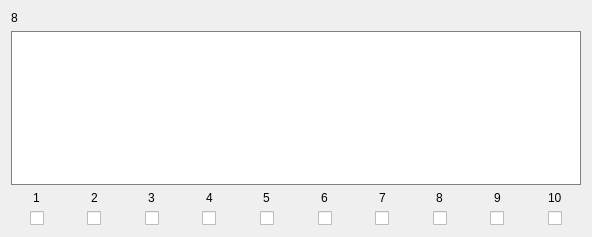
            <widget class="QWidget" name="scrollAreaWidgetContents_151">
             <property name="geometry">
              <rect>
               <x>0</x>
               <y>0</y>
               <width>592</width>
               <height>237</height>
              </rect>
             </property>
             <layout class="QVBoxLayout" name="verticalLayout_100">
              <item>
               <widget class="QLabel" name="Name_8">
                <property name="text">
                 <string>8</string>
                </property>
               </widget>
              </item>
              <item>
               <widget class="QTextEdit" name="Text_8">
                <property name="styleSheet">
                 <string notr="true">border: 1px solid gray</string>
                </property>
               </widget>
              </item>
              <item>
               <layout class="QHBoxLayout" name="horizontalLayout_11">
                <property name="bottomMargin">
                 <number>0</number>
                </property>
                <item>
                 <layout class="QVBoxLayout" name="verticalLayout_74">
                  <property name="rightMargin">
                   <number>0</number>
                  </property>
                  <property name="bottomMargin">
                   <number>0</number>
                  </property>
                  <item alignment="Qt::AlignHCenter">
                   <widget class="QLabel" name="label_72">
                    <property name="text">
                     <string>1</string>
                    </property>
                   </widget>
                  </item>
                  <item alignment="Qt::AlignHCenter">
                   <widget class="QCheckBox" name="Check_8_1">
                    <property name="text">
                     <string/>
                    </property>
                   </widget>
                  </item>
                 </layout>
                </item>
                <item>
                 <layout class="QVBoxLayout" name="verticalLayout_75">
                  <property name="rightMargin">
                   <number>0</number>
                  </property>
                  <property name="bottomMargin">
                   <number>0</number>
                  </property>
                  <item alignment="Qt::AlignHCenter">
                   <widget class="QLabel" name="label_73">
                    <property name="text">
                     <string>2</string>
                    </property>
                   </widget>
                  </item>
                  <item alignment="Qt::AlignHCenter">
                   <widget class="QCheckBox" name="Check_8_2">
                    <property name="text">
                     <string/>
                    </property>
                   </widget>
                  </item>
                 </layout>
                </item>
                <item>
                 <layout class="QVBoxLayout" name="verticalLayout_76">
                  <property name="rightMargin">
                   <number>0</number>
                  </property>
                  <property name="bottomMargin">
                   <number>0</number>
                  </property>
                  <item alignment="Qt::AlignHCenter">
                   <widget class="QLabel" name="label_74">
                    <property name="text">
                     <string>3</string>
                    </property>
                   </widget>
                  </item>
                  <item alignment="Qt::AlignHCenter">
                   <widget class="QCheckBox" name="Check_8_3">
                    <property name="text">
                     <string/>
                    </property>
                   </widget>
                  </item>
                 </layout>
                </item>
                <item>
                 <layout class="QVBoxLayout" name="verticalLayout_77">
                  <property name="rightMargin">
                   <number>0</number>
                  </property>
                  <property name="bottomMargin">
                   <number>0</number>
                  </property>
                  <item alignment="Qt::AlignHCenter">
                   <widget class="QLabel" name="label_75">
                    <property name="text">
                     <string>4</string>
                    </property>
                   </widget>
                  </item>
                  <item alignment="Qt::AlignHCenter">
                   <widget class="QCheckBox" name="Check_8_4">
                    <property name="text">
                     <string/>
                    </property>
                   </widget>
                  </item>
                 </layout>
                </item>
                <item>
                 <layout class="QVBoxLayout" name="verticalLayout_78">
                  <property name="rightMargin">
                   <number>0</number>
                  </property>
                  <property name="bottomMargin">
                   <number>0</number>
                  </property>
                  <item alignment="Qt::AlignHCenter">
                   <widget class="QLabel" name="label_76">
                    <property name="text">
                     <string>5</string>
                    </property>
                   </widget>
                  </item>
                  <item alignment="Qt::AlignHCenter">
                   <widget class="QCheckBox" name="Check_8_5">
                    <property name="text">
                     <string/>
                    </property>
                   </widget>
                  </item>
                 </layout>
                </item>
                <item>
                 <layout class="QVBoxLayout" name="verticalLayout_79">
                  <property name="rightMargin">
                   <number>0</number>
                  </property>
                  <property name="bottomMargin">
                   <number>0</number>
                  </property>
                  <item alignment="Qt::AlignHCenter">
                   <widget class="QLabel" name="label_77">
                    <property name="text">
                     <string>6</string>
                    </property>
                   </widget>
                  </item>
                  <item alignment="Qt::AlignHCenter">
                   <widget class="QCheckBox" name="Check_8_6">
                    <property name="text">
                     <string/>
                    </property>
                   </widget>
                  </item>
                 </layout>
                </item>
                <item>
                 <layout class="QVBoxLayout" name="verticalLayout_80">
                  <property name="rightMargin">
                   <number>0</number>
                  </property>
                  <property name="bottomMargin">
                   <number>0</number>
                  </property>
                  <item alignment="Qt::AlignHCenter">
                   <widget class="QLabel" name="label_78">
                    <property name="text">
                     <string>7</string>
                    </property>
                   </widget>
                  </item>
                  <item alignment="Qt::AlignHCenter">
                   <widget class="QCheckBox" name="Check_8_7">
                    <property name="text">
                     <string/>
                    </property>
                   </widget>
                  </item>
                 </layout>
                </item>
                <item>
                 <layout class="QVBoxLayout" name="verticalLayout_81">
                  <property name="rightMargin">
                   <number>0</number>
                  </property>
                  <property name="bottomMargin">
                   <number>0</number>
                  </property>
                  <item alignment="Qt::AlignHCenter">
                   <widget class="QLabel" name="label_79">
                    <property name="text">
                     <string>8</string>
                    </property>
                   </widget>
                  </item>
                  <item alignment="Qt::AlignHCenter">
                   <widget class="QCheckBox" name="Check_8_8">
                    <property name="text">
                     <string/>
                    </property>
                   </widget>
                  </item>
                 </layout>
                </item>
                <item>
                 <layout class="QVBoxLayout" name="verticalLayout_82">
                  <property name="rightMargin">
                   <number>0</number>
                  </property>
                  <property name="bottomMargin">
                   <number>0</number>
                  </property>
                  <item alignment="Qt::AlignHCenter">
                   <widget class="QLabel" name="label_80">
                    <property name="text">
                     <string>9</string>
                    </property>
                   </widget>
                  </item>
                  <item alignment="Qt::AlignHCenter">
                   <widget class="QCheckBox" name="Check_8_9">
                    <property name="text">
                     <string/>
                    </property>
                   </widget>
                  </item>
                 </layout>
                </item>
                <item>
                 <layout class="QVBoxLayout" name="verticalLayout_83">
                  <property name="rightMargin">
                   <number>0</number>
                  </property>
                  <property name="bottomMargin">
                   <number>0</number>
                  </property>
                  <item alignment="Qt::AlignHCenter">
                   <widget class="QLabel" name="label_81">
                    <property name="text">
                     <string>10</string>
                    </property>
                   </widget>
                  </item>
                  <item alignment="Qt::AlignHCenter">
                   <widget class="QCheckBox" name="Check_8_10">
                    <property name="text">
                     <string/>
                    </property>
                   </widget>
                  </item>
                 </layout>
                </item>
               </layout>
              </item>
             </layout>
            </widget>
